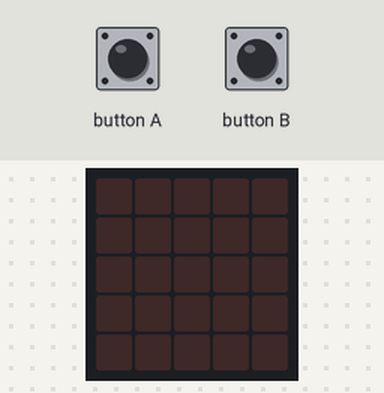
The program below on a simulated BBC micro:bit (MakeCode). On the bench: the board's 5×5 LED display. Inputs (shaded band) come from the test bench.

Above: at 1.2 s.
1.3 s: button A pressed for 0.15 s
At 1.8 s:
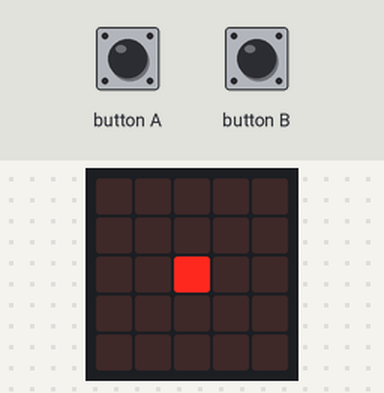
At 2.8 s:
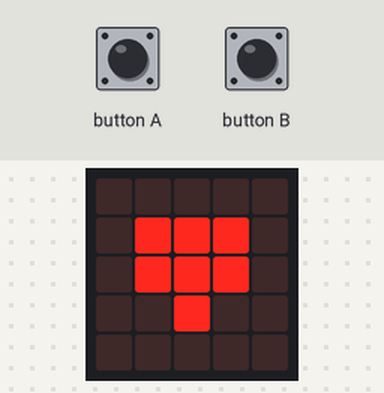
4.4 s: button B pressed for 0.15 s
At 6.6 s:
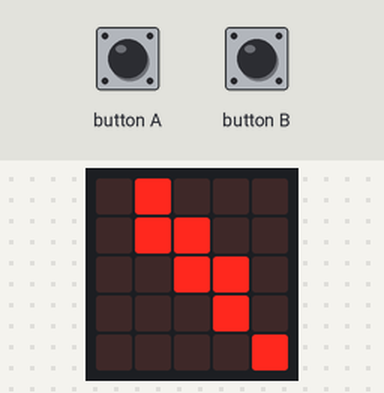
Timing chart, 0 to 8.1 s (numbered marks = the images above; inputs shaded):
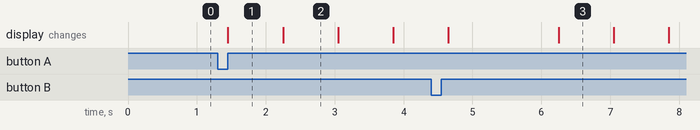

Measured:
- after the input at 1.3 s, the display: changes after 0.15 s (image 1)
- after the input at 4.4 s, the display: first differs from a run without the input after 1.9 s (image 3)
- what the display in image 1 shows lasts 0.8 s, from 1.5 s to 2.3 s

The program:

main.ts
```typescript
input.onButtonPressed(Button.A, function () {
    for (let index = 0; index < 2; index++) {
        basic.showLeds(`
            . . . . .
            . . . . .
            . . # . .
            . . . . .
            . . . . .
            `)
    }
    for (let index = 0; index < 2; index++) {
        basic.showLeds(`
            . . . . .
            . # # # .
            . # # # .
            . . # . .
            . . . . .
            `)
    }
    for (let index = 0; index < 2; index++) {
        basic.showLeds(`
            . # . # .
            # # # # #
            # # # # #
            . # # # .
            . . # . .
            `)
    }
    for (let index = 0; index < 2; index++) {
        basic.showLeds(`
            . . . . .
            . # # # .
            . # # # .
            . . # . .
            . . . . .
            `)
    }
    for (let index = 0; index < 2; index++) {
        basic.showLeds(`
            . . . . .
            . . . . .
            . . # . .
            . . . . .
            . . . . .
            `)
    }
})
input.onButtonPressed(Button.B, function () {
    for (let index = 0; index < 2; index++) {
        basic.showLeds(`
            . . . . .
            . . . . .
            . . # . .
            . . . . .
            . . . . .
            `)
    }
    for (let index = 0; index < 2; index++) {
        basic.showLeds(`
            . # . . .
            . # # . .
            . . # # .
            . . . # .
            . . . . #
            `)
    }
    for (let index = 0; index < 2; index++) {
        basic.showLeds(`
            # # . . .
            # # # . .
            . # # # #
            . . . # #
            . . . . #
            `)
    }
    for (let index = 0; index < 2; index++) {
        basic.showLeds(`
            . # . . .
            . # # . .
            . . # # .
            . . . # .
            . . . . #
            `)
    }
    for (let index = 0; index < 2; index++) {
        basic.showLeds(`
            . . . . .
            . . . . .
            . . # . .
            . . . . .
            . . . . .
            `)
    }
})
basic.forever(function () {

})
```

test.ts
```typescript
// aquí va el archivo "tests"; esto no se compilará cuando este paquete se utilice como una extensión.
```
